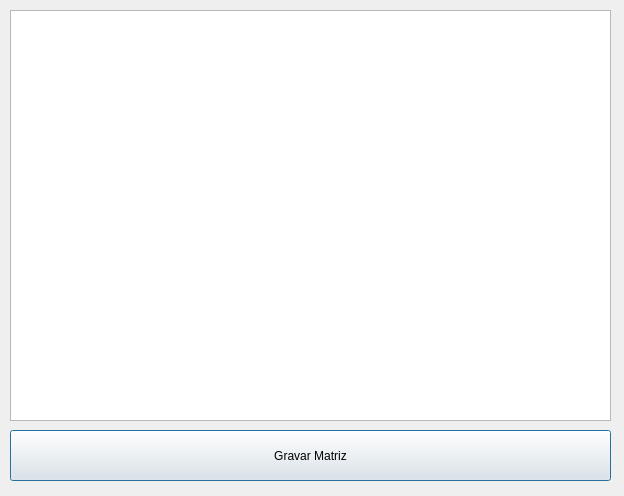
<?xml version="1.0" encoding="UTF-8"?>
<ui version="4.0">
 <class>inserirMatrizScream</class>
 <widget class="QDialog" name="inserirMatrizScream">
  <property name="geometry">
   <rect>
    <x>0</x>
    <y>0</y>
    <width>624</width>
    <height>496</height>
   </rect>
  </property>
  <property name="windowTitle">
   <string>Dialog</string>
  </property>
  <widget class="QTableWidget" name="tableWidget">
   <property name="enabled">
    <bool>true</bool>
   </property>
   <property name="geometry">
    <rect>
     <x>10</x>
     <y>10</y>
     <width>601</width>
     <height>411</height>
    </rect>
   </property>
   <property name="alternatingRowColors">
    <bool>false</bool>
   </property>
   <property name="selectionMode">
    <enum>QAbstractItemView::SingleSelection</enum>
   </property>
   <property name="selectionBehavior">
    <enum>QAbstractItemView::SelectItems</enum>
   </property>
   <property name="textElideMode">
    <enum>Qt::ElideMiddle</enum>
   </property>
  </widget>
  <widget class="QPushButton" name="pushButton">
   <property name="geometry">
    <rect>
     <x>10</x>
     <y>430</y>
     <width>601</width>
     <height>51</height>
    </rect>
   </property>
   <property name="text">
    <string>Gravar Matriz</string>
   </property>
  </widget>
 </widget>
 <resources/>
 <connections/>
</ui>
